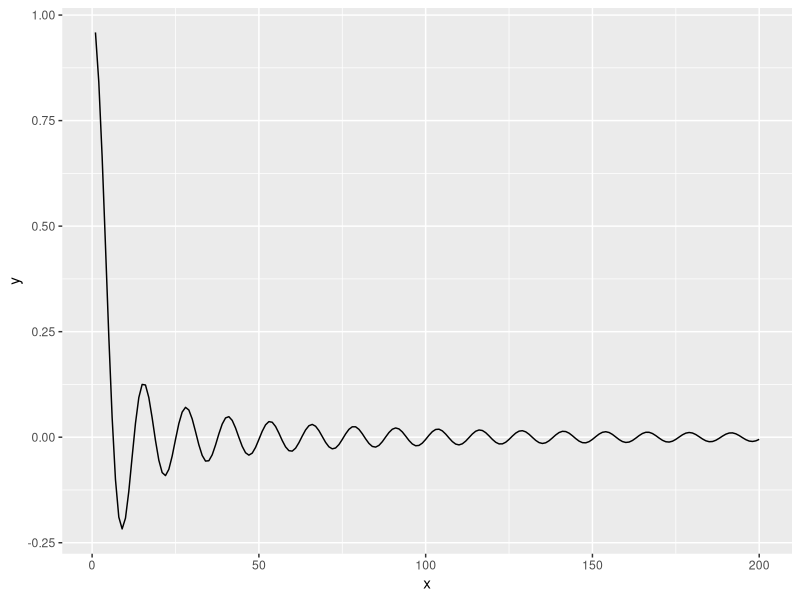

Recreate this plot in R.
library(ggplot2)

x <- 1:200
f <- x/2
y <- sin(f)/f

df <- data.frame(x)

ggplot(data = df) +
       aes(x=x, y=y) +
       geom_line()
